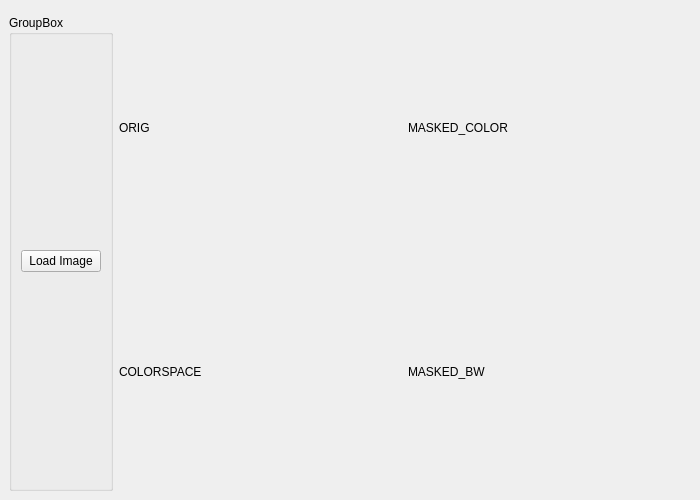
<?xml version="1.0" encoding="UTF-8"?>
<ui version="4.0">
 <class>MainWindow</class>
 <widget class="QMainWindow" name="MainWindow">
  <property name="geometry">
   <rect>
    <x>0</x>
    <y>0</y>
    <width>700</width>
    <height>500</height>
   </rect>
  </property>
  <property name="windowTitle">
   <string>MainWindow</string>
  </property>
  <widget class="QWidget" name="centralwidget">
   <layout class="QGridLayout" name="gridLayout">
    <item row="0" column="3">
     <widget class="ImageLabel" name="img_maskedColorLabel">
      <property name="sizePolicy">
       <sizepolicy hsizetype="Expanding" vsizetype="Expanding">
        <horstretch>0</horstretch>
        <verstretch>0</verstretch>
       </sizepolicy>
      </property>
      <property name="text">
       <string>MASKED_COLOR</string>
      </property>
     </widget>
    </item>
    <item row="1" column="3">
     <widget class="ImageLabel" name="img_maskedBwLabel">
      <property name="sizePolicy">
       <sizepolicy hsizetype="Expanding" vsizetype="Expanding">
        <horstretch>0</horstretch>
        <verstretch>0</verstretch>
       </sizepolicy>
      </property>
      <property name="text">
       <string>MASKED_BW</string>
      </property>
     </widget>
    </item>
    <item row="1" column="2">
     <widget class="ImageLabel" name="img_colorspaceLabel">
      <property name="sizePolicy">
       <sizepolicy hsizetype="Expanding" vsizetype="Expanding">
        <horstretch>0</horstretch>
        <verstretch>0</verstretch>
       </sizepolicy>
      </property>
      <property name="text">
       <string>COLORSPACE</string>
      </property>
      <property name="scaledContents">
       <bool>true</bool>
      </property>
     </widget>
    </item>
    <item row="0" column="2">
     <widget class="ImageLabel" name="img_origLabel">
      <property name="sizePolicy">
       <sizepolicy hsizetype="Expanding" vsizetype="Expanding">
        <horstretch>0</horstretch>
        <verstretch>0</verstretch>
       </sizepolicy>
      </property>
      <property name="text">
       <string>ORIG</string>
      </property>
     </widget>
    </item>
    <item row="0" column="1" rowspan="2">
     <layout class="QVBoxLayout" name="verticalLayout_2">
      <item>
       <widget class="RangeEditor" name="rangeEditor" native="true"/>
      </item>
      <item>
       <widget class="QGroupBox" name="groupBox">
        <property name="sizePolicy">
         <sizepolicy hsizetype="Preferred" vsizetype="Expanding">
          <horstretch>0</horstretch>
          <verstretch>0</verstretch>
         </sizepolicy>
        </property>
        <property name="title">
         <string>GroupBox</string>
        </property>
        <layout class="QVBoxLayout" name="verticalLayout">
         <item>
          <widget class="QPushButton" name="loadImageButton">
           <property name="text">
            <string>Load Image</string>
           </property>
          </widget>
         </item>
        </layout>
       </widget>
      </item>
     </layout>
    </item>
   </layout>
  </widget>
 </widget>
 <customwidgets>
  <customwidget>
   <class>RangeEditor</class>
   <extends>QWidget</extends>
   <header>rangeEditor</header>
   <container>1</container>
  </customwidget>
  <customwidget>
   <class>ImageLabel</class>
   <extends>QLabel</extends>
   <header>imageLabel</header>
  </customwidget>
 </customwidgets>
 <resources/>
 <connections/>
</ui>
